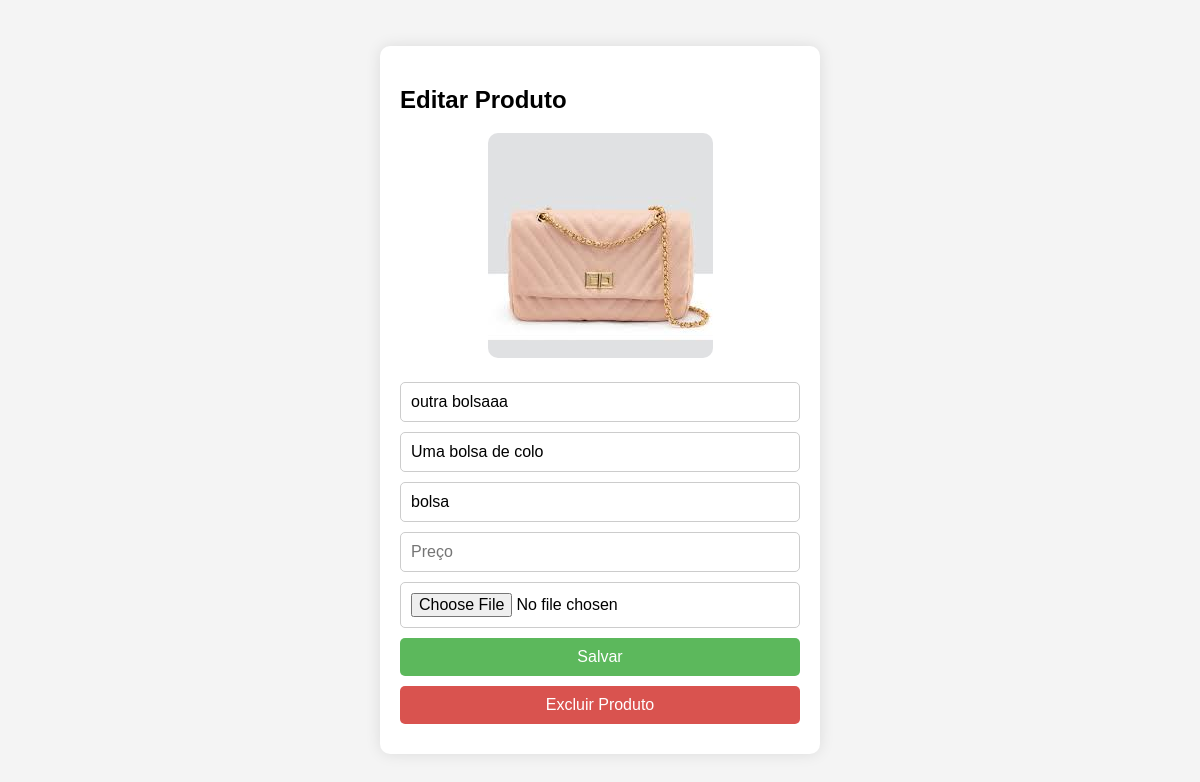
/editar-produto/3/ (signed in), run on the app's committed database.
### api/models.py (models this page shows)
class Produto(models.Model):
    user = models.ForeignKey(User, verbose_name=_("Usuário"), on_delete=models.CASCADE)
    nome = models.CharField(max_length=100, null=False)
    tipo = models.CharField(max_length=50, null=False)
    descricao = models.TextField(null=False)
    valor = models.DecimalField(null=False, max_digits=7, decimal_places=2)
    imagem = models.ImageField(null=False,upload_to ='produtos/')

### site_administrativo/views.py (the view, shortened to what this page needs)
# urls.py: path('editar-produto/<int:id>/', editarProduto, name='editarProduto'),
@login_required
def editarProduto(request, id):
    produto = get_object_or_404(Produto, id=id)
    context = {
        'produto': produto
    }
    return render(request, 'editarProduto.html', context)

### site_administrativo/templates/editarProduto.html (shortened to what this page needs)
<!DOCTYPE html>
<html lang="en">
<head>
</head>
<body>
    <div class="cadastro">
        <h2>Editar Produto</h2>
        <div class="produto-imagem">
            {% if produto.imagem %}
                <img src="{{ produto.imagem.url }}" alt="{{ produto.nome }}">
            {% else %}
                <p>Este produto não possui imagem.</p>
            {% endif %}
        </div>
        <form action="" method="POST" enctype="multipart/form-data">
            <input type="text" name="nome" id="nome" placeholder="Nome" value="{{ produto.nome }}" required>
            <input type="text" name="descricao" id="descricao" placeholder="Descrição" value="{{ produto.descricao }}" required>
            <input type="text" name="tipo" id="tipo" placeholder="Tipo" value="{{ produto.tipo }}" required>
            <input type="number" name="preco" id="preco" placeholder="Preço" value="{{ produto.valor }}" required>
            <input type="file" name="image" id="image">
            <button type="submit">Salvar</button>
        </form>
        <form action="{% url 'excluir_produto' produto.id %}" method="POST">
            <button type="submit" class="delete-button">Excluir Produto</button>
        </form>
    </div>
</body>
</html>

### site_administrativo/templates/editarProduto.html (style rules this page uses)
body { font-family: Arial, sans-serif; background-color: #f4f4f4; display: flex; justify-content: center; align-items: center; height: 100vh; margin: 0; }
.cadastro { background-color: white; padding: 20px; border-radius: 10px; box-shadow: 0px 0px 15px rgba(0, 0, 0, 0.1); max-width: 400px; width: 100%; }
form { display: flex; flex-direction: column; }
form input, form button { padding: 10px; margin-bottom: 10px; border: 1px solid #ccc; border-radius: 5px; font-size: 1em; }
form button { background-color: #5cb85c; color: white; border: none; cursor: pointer; }
.delete-button { background-color: #d9534f; }
.produto-imagem { text-align: center; margin-bottom: 20px; }
.produto-imagem img { max-width: 100%; height: auto; border-radius: 10px; }

### data on the page
Produto: imagem (picture), nome "outra bolsaaa", descricao "Uma bolsa de colo", tipo "bolsa"
